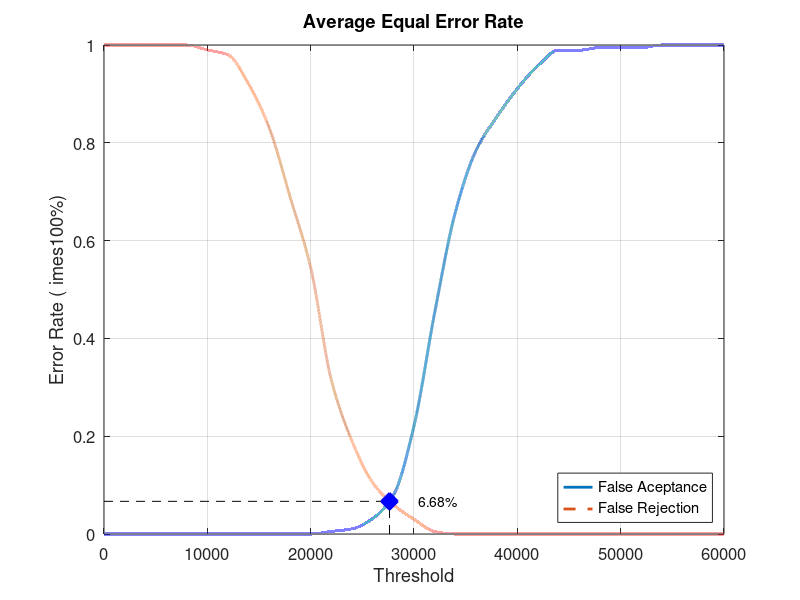
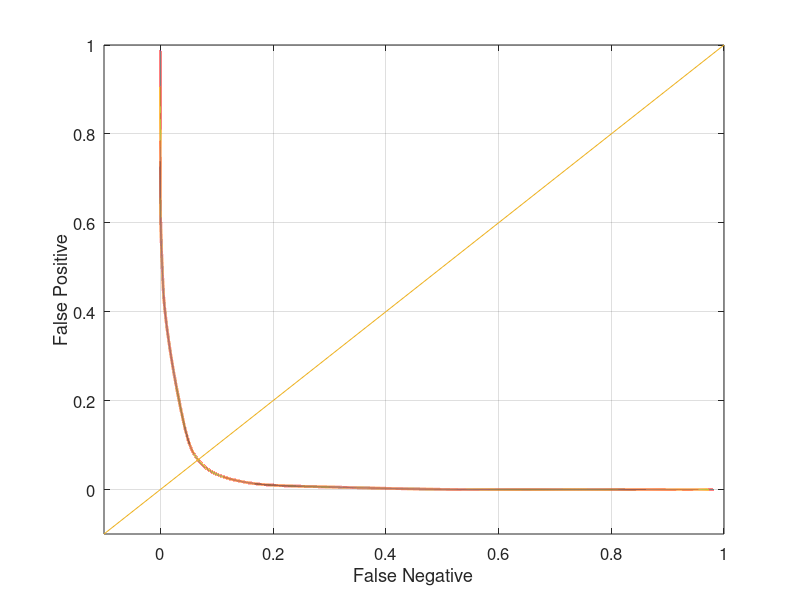

Here is the MATLAB script that generated these plots, in order:
close all;
clear;
clc;
x = 0:2000:60000;
xq = 0:0.5:60000;

y0 = [0 0 0 0 0 0 0 0 0 0 0 0.00526316 0.0105263 0.0315789 0.0789474 0.221053 0.452632 0.657895 0.784211 0.852632 0.910526 0.957895 0.989474 0.989474 0.994737 0.994737 0.994737 1 1 1 1]
yy0 = interp1(x, y0, xq, 'pchip');
y1 = [1 1 1 1 1 0.99 0.98 0.92 0.83 0.69 0.545 0.315 0.19 0.105 0.06 0.03 0.005 0 0 0 0 0 0 0 0 0 0 0 0 0 0]
yy1 = interp1(x, y1, xq, 'pchip');

% Calculating EER: 
y2 = abs(y0 - y1);
find(y2 == min(y2))
yy2 = abs(yy0 - yy1);
xEER = find(yy2 == min(yy2));
xEERIndex = xq(xEER) % X-axis EER
yEER = yy0(xEER) % Y-axis EER

main = figure
plot(xq, yy0,'-','LineWidth', 2);	hold on
plot(xq, yy1,'--','LineWidth', 2);	hold on
plot([xEERIndex xEERIndex], [0 yEER], 'k--');	hold on
plot([0 xEERIndex], [yEER yEER], 'k--');	hold on
plot(xEERIndex, yEER, 'bx', 'LineWidth', 10);	hold on
text(xEERIndex + 10 * xEERIndex / 100, yEER, [num2str(round((10000 * yEER)) / 100) '%'])
legend('False Aceptance', 'False Rejection', 'Location', 'SouthEast')
xlabel('Threshold')
ylabel('Error Rate (	imes100%)')
title('Average Equal Error Rate')
set(gca, 'FontSize', 12)
axis([0 60000 0 1])
grid on

print(main, 'Database3_1Main', '-dpng');
FNRxFPR = figure('Color', [1 1 1]);
plot(yy1, yy0, '-', yy1, yy0, 'LineWidth', 2);
hold on
y = -0.1:0.1:1
plot(y, y); 
set(gca, 'FontSize', 12)
xlabel('False Negative')
ylabel('False Positive')
axis([-0.1 1 -0.1 1])
set(gca, 'FontSize', 12)
grid on

print(FNRxFPR, 'Database3_1FNRxFPR','-dpng');
